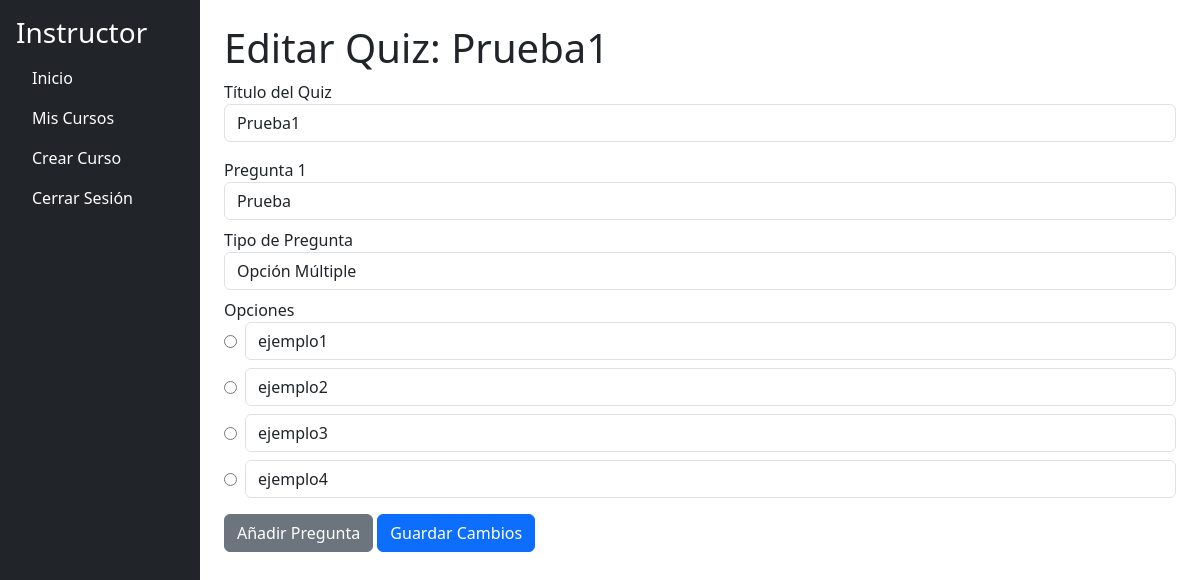
The page /instructor/quiz/1/edit (signed in) on the database its author committed.
### models.py (models this page shows, shortened)
class ContentItem(db.Model):
    __tablename__ = 'content_items'
    id = db.Column(db.Integer, primary_key=True)
    title = db.Column(db.String(100), nullable=False)
    type = db.Column(db.String(50), nullable=False)  # "text", "video", "file", "quiz"
    content = db.Column(db.Text, nullable=True)
    file_path = db.Column(db.String(255), nullable=True)
    order = db.Column(db.Integer, nullable=False)
    module_id = db.Column(db.Integer, db.ForeignKey('modules.id'), nullable=False)
    questions = db.relationship('QuizQuestion', backref='content_item', cascade='all, delete-orphan', lazy=True)
    module = db.relationship('Module', back_populates='content_items')

class QuizQuestion(db.Model):
    __tablename__ = 'quiz_questions'
    id = db.Column(db.Integer, primary_key=True)
    question_text = db.Column(db.Text, nullable=False)
    content_item_id = db.Column(db.Integer, db.ForeignKey('content_items.id'), nullable=False)
    question_type = db.Column(db.String(50), default="multiple_choice")
    correct_answer = db.Column(db.Text, nullable=True)
    options = db.Column(db.Text, nullable=True)
    def get_options(self):
        try:
            return json.loads(self.options) if self.options else []
        except json.JSONDecodeError as e:
            raise ValueError(f"Error al procesar las opciones: {e}")

### app.py (the view, shortened to what this page needs)
@app.route('/instructor/quiz/<int:quiz_id>/edit', methods=['GET', 'POST'])
@login_required
@role_required('instructor')
def edit_quiz(quiz_id):
    quiz = ContentItem.query.get_or_404(quiz_id)
    if quiz.type != 'quiz':
        flash('El contenido seleccionado no es un quiz.', 'danger')
        return redirect(url_for('instructor_dashboard'))
    return render_template('instructor/edit_quiz.html', quiz=quiz)

### app.py (called while the page is built)
@login_manager.user_loader
def load_user(user_id):
    return User.query.get(int(user_id))

def role_required(role):
    def decorator(f):
        @wraps(f)
        def decorated_function(*args, **kwargs):
            if not current_user.is_authenticated or current_user.role.name != role:
                abort(403)
            return f(*args, **kwargs)
        return decorated_function
    return decorator

### app/templates/instructor/edit_quiz.html (shortened to what this page needs)
{% extends "instructor/instructor_dashboard.html" %}
{% block content %}
<h1>Editar Quiz: {{ quiz.title }}</h1>
<form method="POST">
    <label for="title">Título del Quiz</label>
    <input type="text" id="title" name="title" class="form-control mb-3" value="{{ quiz.title }}" required>
    <div id="questions">
        {% for question in quiz.questions %}
        <div class="question mb-3" id="question_{{ question.id }}">
            <label for="question_text_{{ question.id }}">Pregunta {{ loop.index }}</label>
            <input type="text" id="question_text_{{ question.id }}" name="questions[{{ question.id }}][text]" class="form-control mb-2" value="{{ question.question_text }}" required>
            <label for="type_{{ question.id }}">Tipo de Pregunta</label>
            <select id="type_{{ question.id }}" name="questions[{{ question.id }}][type]" class="form-control mb-2" onchange="toggleOptions(this, '{{ question.id }}')">
                <option value="multiple_choice" {% if question.question_type == 'multiple_choice' %}selected{% endif %}>Opción Múltiple</option>
            </select>
            <div id="options_{{ question.id }}" class="options-container" {% if question.question_type == 'open_ended' %}style="display: none;"{% endif %}>
                <label>Opciones</label>
                {% for index, option in enumerate(question.get_options()) %}
                <div class="d-flex align-items-center mb-2">
                    <input type="radio" id="correct_{{ question.id }}_{{ index }}" name="questions[{{ question.id }}][correct]" value="{{ option }}" {% if option == question.correct_answer %}checked{% endif %}>
                    <input type="text" id="option_{{ question.id }}_{{ index }}" name="questions[{{ question.id }}][options][{{ index }}]" class="form-control ms-2" value="{{ option }}" required>
                </div>
                {% endfor %}
            </div>
        </div>
        {% endfor %}
    </div>
    <button type="button" class="btn btn-secondary" onclick="addQuestion()">Añadir Pregunta</button>
    <button type="submit" class="btn btn-primary">Guardar Cambios</button>
</form>
{% endblock %}

### rows shown on the page
ContentItem: title "Prueba1"
QuizQuestion: question_text "Prueba", question_type+id "Opción Múltiple", option "ejemplo1" "ejemplo2" "ejemplo3" "ejemplo4"
